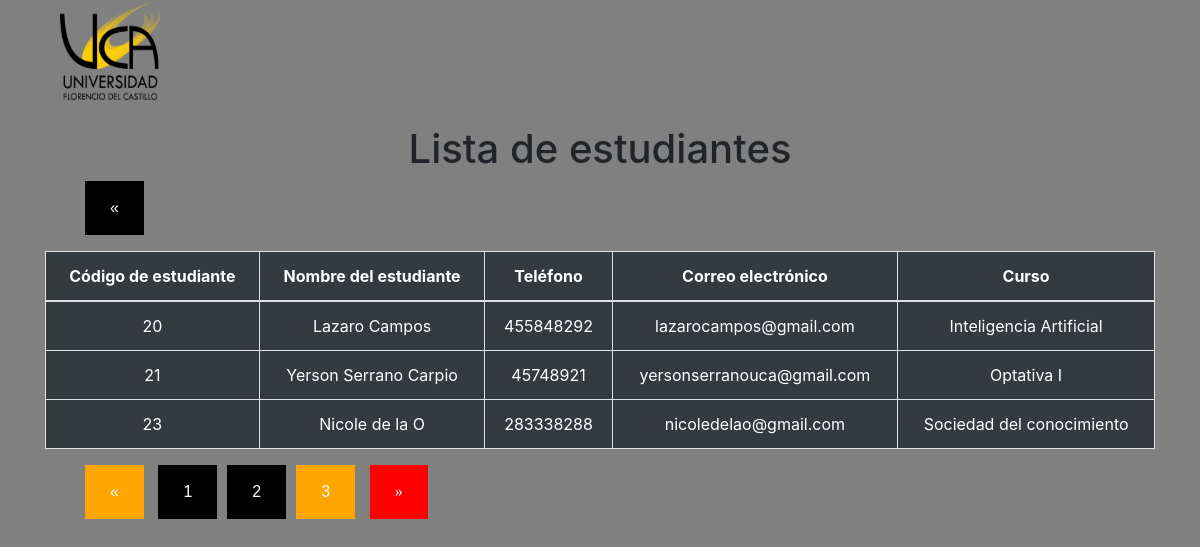
The app's page /consultar.php?pagina=3 with its own data.
### tables this page shows
CREATE TABLE `estudiantes` (
  `IDE_ESTUDIANTE` int(100) NOT NULL COMMENT 'Este es el código del estudiante',
  `DSC_NOMBRE` varchar(20) DEFAULT NULL COMMENT 'Este es el nombre del estudiante',
  `DSC_APELLIDOS` varchar(20) DEFAULT NULL COMMENT 'Estos son los apellidos del estudiante',
  `NUM_EDAD` int(11) NOT NULL COMMENT 'Este es la edad del estudiante',
  `NUM_TELEFONO` varchar(15) DEFAULT NULL COMMENT 'Es el número de teléfono del estudiante',
  `DSC_CORREO` varchar(50) DEFAULT NULL COMMENT 'Este es el correo eléctronico del estudiante',
  `DSC_CURSO` varchar(30) DEFAULT NULL COMMENT 'Este es el curso del estudiante',
  `NUM_NOTA` int(11) NOT NULL COMMENT 'Esta es la nota del estudiante'
);

### consultar.php (called while the page is built)
<?php
	require 'conexion/pdo.php';
    $estudiantesPorPagina = 8;
    $numeroPagina = isset($_GET['pagina']) ? (int)$_GET['pagina'] : 1;
    $primerRegistro = ($numeroPagina>1) ? ($numeroPagina * $estudiantesPorPagina - $estudiantesPorPagina) : 0;
    $sql = $pdo->prepare("SELECT SQL_CALC_FOUND_ROWS * FROM estudiantes LIMIT $primerRegistro, $estudiantesPorPagina");
    $sql->execute();
    $totalEstudiantes = $pdo->prepare("SELECT count(1) FROM estudiantes");
    $totalEstudiantes->execute();
    $totalEstudiantes = $totalEstudiantes->fetchColumn();
    $totalPaginas = ceil($totalEstudiantes/$estudiantesPorPagina);
    require 'view/consultar_view.php';
?>

### view/consultar_view.php (the view, shortened to what this page needs)
<!DOCTYPE html>
<html lang="es">
    <head>
        <link href="css/consultar.css" rel="stylesheet">
        <link rel="stylesheet" href="https://stackpath.bootstrapcdn.com/bootstrap/4.5.2/css/bootstrap.min.css">
    </head>
    <body style="background: gray;">
         <div class="container">
            <div class="col-md-6"><img src="img/UCA.png"width="100px"height="100px"></div>
              <div class="centrado">
                  <h1>Lista de estudiantes</h1>
                  <div class="float-left">
                        <section class = "paginacion">
                            <ul>
                              <li><a href="index.php">&laquo;</a></li>
                            </ul>
                        </section>
                  </div>
                     <table class="table bg-dark table-bordered table-hover table-responsive-sm table-responsive-md table-responsive-lg table-responsive-xl">
                          <thead>
                              <tr class="text-white">
                                  <th scope="col">C&oacute;digo de estudiante</th>
                                  <th scope="col">Nombre del estudiante</th>
                                  <th scope="col">Tel&eacute;fono</th>
                                  <th scope="col">Correo electr&oacute;nico</th>
                                  <th scope="col">Curso</th>
                              </tr>
                          </thead>
                          <tbody>
                                   <?php
                                      $sql->execute();
                                      foreach($sql as $fila) {
                                   ?>
                                    <tr class = "text-white">
                                      <td ><?=$fila->IDE_ESTUDIANTE?></td>
                                      <td><?=$fila->DSC_NOMBRE ." ".$fila->DSC_APELLIDOS?></td>
                                      <td><?=$fila->NUM_TELEFONO?></td>
                                      <td ><?=$fila->DSC_CORREO?></td>
                                      <td><?=$fila->DSC_CURSO?></td>
                                    </tr>
                                    <?php
                                    }?>
                        </tbody>
                     </table>
              </div>
              <section class="paginacion">
                      <ul>
                        <?php if($numeroPagina == 1){ ?>
                          <li class="disabled">&laquo</a></li>
                        <?php }else{?>
                          <li class="active"><a href="?pagina=<?= $numeroPagina - 1;?>">&laquo</a></li>
                        <?php } ?>
                        <?php
                          for ($i=1; $i<= $totalPaginas; $i++) {
                            if($numeroPagina == $i){
                              echo "<li class='active'><a href='?pagina=$i'>$i</a></li>";
                            }else{
                              echo "<li><a href='?pagina=$i'>$i</a></li>";
                            }
                          }
                        ?>
                        <?php if($numeroPagina == $totalPaginas){ ?>
                          <li class="disabled">&raquo</a></li>
                        <?php }else{?>
                          <li class="active"><a href="?pagina=<?= $numeroPagina + 1;?>">&raquo</a></li>
                        <?php } ?>
                      </ul>
              </section>
         </div>
    </body>
</html>

### css/consultar.css (style rules this page uses)
.paginacion ul { list-style: none; }
.paginacion ul li { display: inline-block; margin-right: 10px; }
.paginacion ul .active a { background: #FFA500; }
.paginacion ul .disabled { background: red; display: inline-block; font-family: Times New Roman, helvetica; padding: 15px 25px; cursor: not-allowed; color: #fff; text-decoration: none; }
.paginacion ul li a { display: inline-block; font-family: Arial, helvetica; padding: 15px 25px; background: black; color: #fff; text-decoration: none; }

### view/consultar_view.php (style rules this page uses)
.centrado { text-align:center; margin-top: 25px; }

### records on screen
estudiantes: IDE_ESTUDIANTE "20", DSC_NOMBRE "Lazaro", DSC_APELLIDOS "Campos", NUM_TELEFONO "455848292", DSC_CORREO "lazarocampos@gmail.com", DSC_CURSO "Inteligencia Artificial"
estudiantes: IDE_ESTUDIANTE "21", DSC_NOMBRE "Yerson", DSC_APELLIDOS "Serrano Carpio", NUM_TELEFONO "45748921", DSC_CORREO "yersonserranouca@gmail.com", DSC_CURSO "Optativa I"
estudiantes: IDE_ESTUDIANTE "23", DSC_NOMBRE "Nicole", DSC_APELLIDOS "de la O", NUM_TELEFONO "283338288", DSC_CORREO "nicoledelao@gmail.com", DSC_CURSO "Sociedad del conocimiento"
